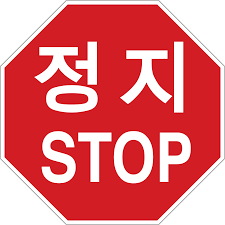
#> input picture images/stop.png, 225 x 225 px
$ jupyter execute --allow-errors text1.ipynb
#> lines starting #> are read from the running program, lines starting #| are printed output that depends on the picture; after the words box and inside, x2 and y2 are one past the last pixel; in counts of white or black regions, pixels touching at a corner belong together
# 실습4. 이미지에서 글자 인식

[cell 1]
import cv2
from pytesseract import pytesseract as pyt
pyt.tesseract_cmd = r"C:\Program Files\Tesseract-OCR\tesseract.exe"

## 1. 이 이미지는 원본 이미지에서 글자를 잘 인식하지 못합니다.

[cell 2]
img = cv2.imread("../images/stop.png", cv2.COLOR_BGR2BGRA)
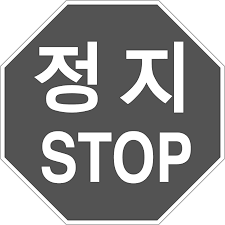
#> img: shape (225, 225); min 61, max 255, mean 147.6

# gray = cv2.cvtColor(img, cv2.COLOR_BGR2BGRA)

ret, binary = cv2.threshold(img, -1, 255, cv2.THRESH_BINARY | cv2.THRESH_OTSU)
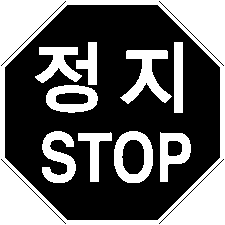
#> binary: shape (225, 225); 38.6% white; 10 white regions, largest, box (x1, y1, x2, y2) and area: (0, 0, 225, 225) 11952, (120, 50, 172, 104) 1155, (114, 131, 153, 183) 1073
#> ret = 166

#> (the rest of this cell did not finish here and is left out)

## 2. 이미지에서 글자를 인식할 부분을 선택하면

## 3. 해당 영역을 잘라내고

[cell 3]
img = cv2.imread("../images/stop.png")
#> img is the input picture: shape (225, 225, 3); mean B, G, R 118.6, 114.3, 226.1
coppied = img[38:193, 38:197]
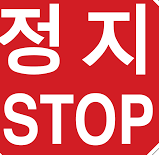
#> coppied: shape (155, 159, 3); mean B, G, R 102.6, 97.9, 223.7
gray = cv2.cvtColor(coppied, cv2.COLOR_BGR2BGRA)

# ret, binary = cv2.threshold(gray, -1, 255, cv2.THRESH_BINARY | cv2.THRESH_OTSU)

#> (the rest of this cell did not finish here and is left out)
